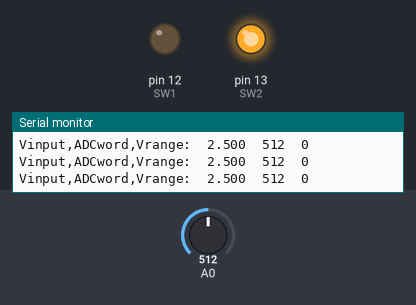
The sketch below on a simulated Arduino Uno, built with avr-gcc and run on an emulated ATmega328P. Shown: output pins drawn as LEDs (lit = HIGH), the last lines printed to the serial monitor. The inputs (shaded band) are chosen by the test bench; at power-on: A0 = 512.

Above: at 1.2 s.
1.3 s: A0 set to 995
4.3 s: A0 set to 1013
At 5.7 s:
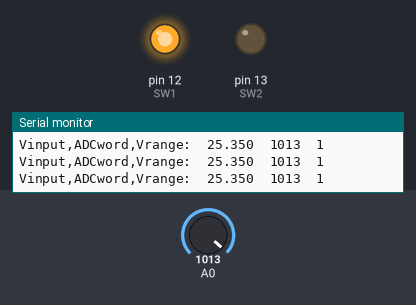
6.0 s: A0 set to 204
7.5 s: A0 set to 179
At 8.7 s:
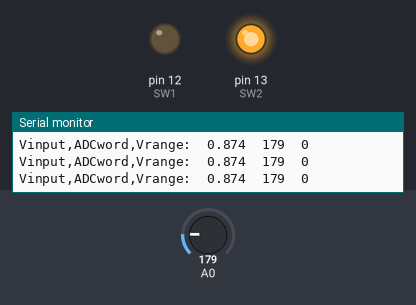
9.0 s: A0 set to 1023
At 10.1 s:
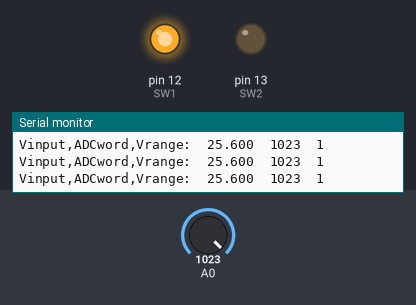
Timing chart, 0 to 11.5 s (numbered marks = the images above; inputs shaded):
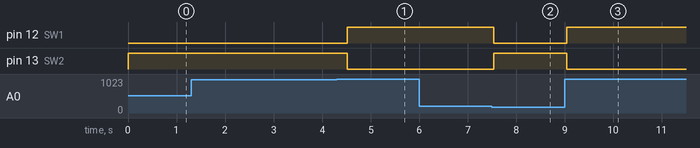

The sketch:

DVM1_basic_voltmeter_auto1.ino
```cpp
/*
  DVM1 Basic with Auto Range

  Read ADC and convert to voltage at R divider input.
  Display Vinput at PC screen
  Auto Select Vrange depending on input level
*/

int Vrange = 0;               // 0 - 4V Range, 1 - 20V Range
int ADCword = 0;              // ADC value (counts)
float Vinput = 0;             // input voltage (V)

// resistor divider
float R1 = 825000;            // Rdivider
float R2 = 200000;            // Rdivider
float Kdiv = 1;               // gain

// digital bits
const int SW1 = 12;           // sw1 control
const int SW2 = 13;           // sw2 control
const int buttonPin = 11;     // pushbutton input

// the setup routine runs once *****************************
void setup() {
  // initialize serial communication at 9600 bits per second:
  Serial.begin(9600);

  // configure digital pins
  pinMode(SW1, OUTPUT);               // set as output
  pinMode(SW2, OUTPUT);               // set as output
  pinMode(buttonPin, INPUT_PULLUP);   // set as input

  // set voltage range manually with variable
  Vrange = 0;    // 0 - 4V Range, 1 - 20V Range

  // set Vrange switches at R Divider
  if (Vrange == 0) { // 4V Range
    // sw to straight in
    digitalWrite(SW1, LOW); // sw1 ON
    digitalWrite(SW2, HIGH); // sw2 OFF
  }
  else { // 25V Range
    // sw to divider tap
    digitalWrite(SW1, HIGH); // sw1 OFF
    digitalWrite(SW2, LOW); // sw2 ON
  }

}


// the loop routine runs continuously **********************
void loop() {

  // read analog input from ADC at pin A0
  ADCword = analogRead(A0);

  // calc input divider scaling
  if (Vrange == 0) {  // 4V Range
    Kdiv = 1;
  }
  else {              // 20V Range
    Kdiv = R2/(R1+R2);
  }

  // convert ADC counts to input voltage
  // Vinput = ADCvalue * Vref/2^N * 1/Kdiv
  Vinput = ADCword * (5.0 / 1024.0) * 1/Kdiv ;


  // Auto Range - check input level and set range
  if (Vinput > 4.90) { // set to HIGH Range
    Vrange = 1;
  }
  if (Vinput < 4.85) {  // set to LO Range
    Vrange = 0;
  }

  // set Vrange switches at R Divider
  if (Vrange == 0) { // 4V Range
    // sw to straight in
    digitalWrite(SW1, LOW);   // sw1 ON
    digitalWrite(SW2, HIGH);  // sw2 OFF
  }
  else { // 20V Range
    // sw to divider tap
    digitalWrite(SW1, HIGH);  // sw1 OFF
    digitalWrite(SW2, LOW);   // sw2 ON
  }

  // time delay (ms) for approx 4 readings per second
  delay(250);

  // print out the values to computer as ASCII

  Serial.print("Vinput,ADCword,Vrange:\t");
  Serial.print(Vinput,3);
  Serial.print("\t");
  Serial.print(ADCword);
  Serial.print("\t");
  Serial.println(Vrange);
}
```

Measured:
- the behaviour switches between 1003 and 1004 on A0 (found by bisection; images 0 and 1)
- the behaviour switches between 194 and 193 on A0 (found by bisection; images 1 and 2)
- after the input at 4.3 s, pin 12 (SW1): LOW → HIGH after 0.22 s; pin 13 (SW2): HIGH → LOW after 0.22 s
- after the input at 7.5 s, pin 12 (SW1): HIGH → LOW at once; pin 13 (SW2): LOW → HIGH at once
- after the input at 9.0 s, pin 12 (SW1): LOW → HIGH at once; pin 13 (SW2): HIGH → LOW at once
